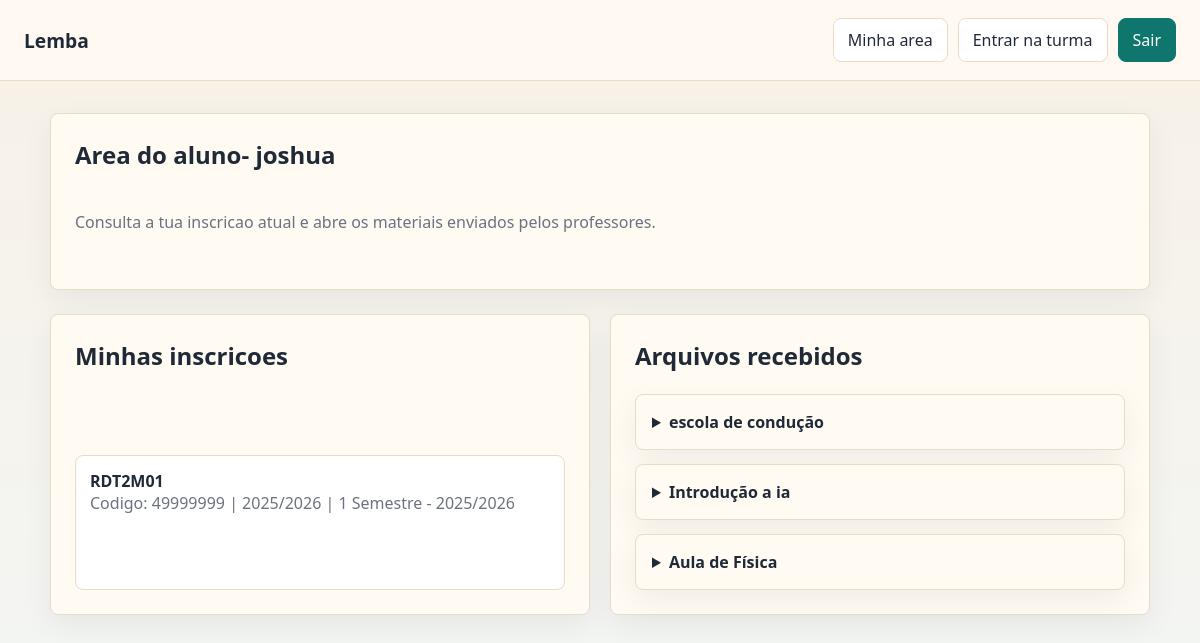
Page /lemba_app/aluno/ (signed in) on the committed database.
### lemba_app/models.py (models this page shows, shortened)
class Inscricao(models.Model):
    aluno = models.ForeignKey(
        Perfil, on_delete=models.CASCADE, limit_choices_to={"tipo": "aluno"}
    )
    turma = models.ForeignKey(Turma, on_delete=models.CASCADE)
    created_at = models.DateTimeField(auto_now_add=True)
    class Meta:
        unique_together = ("aluno", "turma")

class Turma(models.Model):
    nome = models.CharField(max_length=100)
    codigo = models.CharField(max_length=8, unique=True)
    ano = models.ForeignKey("Ano", on_delete=models.CASCADE, related_name="turmas")
    semestre = models.ForeignKey(
        "Semestre", on_delete=models.CASCADE, related_name="turmas"
    )
    criador = models.ForeignKey(Perfil, on_delete=models.CASCADE)
    created_at = models.DateTimeField(auto_now_add=True)

class Ano(models.Model):
    ano_inicio = models.DateField(null=False, blank=False)
    ano_termino = models.DateField(null=False, blank=False)
    def __str__(self):
        return f"{self.ano_inicio.year}/{self.ano_termino.year}"

class Semestre(models.Model):
    numero = models.PositiveSmallIntegerField(
        choices=[
            (1, "1 Semestre"),
            (2, "2 Semestre"),
        ]
    )
    ano = models.ForeignKey(Ano, on_delete=models.CASCADE, related_name="semestres")
    class Meta:
        unique_together = ("numero", "ano")
    def __str__(self):
        return f"{self.numero} Semestre - {self.ano}"

class Material(models.Model):
    titulo = models.CharField(max_length=100)
    ficheiro = models.FileField(upload_to="materiais/")
    data = models.DateTimeField(auto_now_add=True)
    ano_escolar = models.ForeignKey("Ano", on_delete=models.CASCADE)
    disciplina = models.ForeignKey(
        "Disciplina", on_delete=models.CASCADE, related_name="materiais"
    )
    professor = models.ForeignKey(
        Perfil,
        on_delete=models.CASCADE,
        related_name="materiais",
        limit_choices_to={"tipo": "professor"},
    )

### lemba_app/views.py (the view)
# urls.py: path("aluno/", views.pagina_aluno, name="pagina_aluno"),
@login_required
def pagina_aluno(request):
    if request.user.perfil.tipo != "aluno":
        return HttpResponse("Acesso negado")
    inscricoes = (
        Inscricao.objects.filter(aluno=request.user.perfil)
        .select_related("turma")
        .order_by("-created_at")
    )
    turmas = [inscricao.turma for inscricao in inscricoes]
    materiais = (
        Material.objects.filter(disciplina__turma__in=turmas)
        .select_related(
            "ano_escolar",
            "disciplina",
            "disciplina__semestre",
            "disciplina__turma",
            "professor",
        )
        .order_by(
            "ano_escolar__ano_inicio",
            "disciplina__semestre__numero",
            "disciplina__nome",
            "-data",
        )
    )
    context = {
        "inscricoes": inscricoes,
        "materiais": materiais,
    }
    return render(request, "lemba_app/pagina_aluno.html", context)

### lemba_app/models.py (called while the page is built)
    def __str__(self):
        if self.user_id:
            username = User.objects.filter(pk=self.user_id).values_list(
                "username", flat=True
            ).first()
            if username:
                return f"{username} - {self.tipo}"
        return f"Perfil sem utilizador - {self.tipo}"

### lemba_app/templates/lemba_app/pagina_aluno.html (shortened to what this page needs)
{% extends "lemba_app/base.html" %}
{% block content %}
<section class="hero">
    <h1>Area do aluno- {{request.user.username}} </h1>
    <p class="muted">Consulta a tua inscricao atual e abre os materiais enviados pelos professores.</p>
</section>
<section class="grid">
    <article class="card stack">
        <h2>Minhas inscricoes</h2>
        {% if inscricoes %}
            <ul class="list">
                {% for inscricao in inscricoes %}
                    <li>
                        <strong>{{ inscricao.turma.nome }}</strong><br>
                        <span class="muted">
                            Codigo: {{ inscricao.turma.codigo }} |
                            {{ inscricao.turma.ano }} |
                            {{ inscricao.turma.semestre }}
                        </span>
                    </li>
                {% endfor %}
            </ul>
        {% else %}
            <p class="muted">Ainda nao estas inscrito em nenhuma turma.</p>
        {% endif %}
    </article>
    <article class="card stack">
        <h2>Arquivos recebidos</h2>
        {% if materiais %}
            <div class="stack">
                {% for material in materiais %}
                    <details class="card" style="padding: 16px;">
                        <summary>
                            <strong>{{ material.titulo }}</strong>
                        </summary>
                    </details>
                {% endfor %}
            </div>
        {% else %}
            <p class="muted">Ainda nao existem materiais para a tua turma.</p>
        {% endif %}
    </article>
</section>
{% endblock %}

### lemba_app/templates/lemba_app/base.html (style rules this page uses)
:root { --bg: #f4efe6; --surface: #fffaf2; --surface-strong: #ffffff; --text: #1f2937; --muted: #6b7280; --accent: #0f766e; --accent-dark: #115e59; --border: #e7dcc8; --danger: #b91c1c; }
* { box-sizing: border-box; }
body { margin: 0; font-family: "Segoe UI", Tahoma, Geneva, Verdana, sans-serif; background: linear-gradient(180deg, #f8f1e7 0%, #f2f6f5 100%); color: var(--text); }
.hero, .card { background: var(--surface); border: 1px solid var(--border); border-radius: 8px; padding: 24px; box-shadow: 0 10px 30px rgba(15, 23, 42, 0.06); }
.hero { display: grid; gap: 16px; margin-bottom: 24px; }
.hero h1, .card h1, .card h2, .card h3 { margin: 0 0 8px; }
.muted { color: var(--muted); }
.grid { display: grid; gap: 20px; grid-template-columns: repeat(auto-fit, minmax(280px, 1fr)); }
.stack { display: grid; gap: 14px; }
.list { display: grid; gap: 12px; padding: 0; margin: 0; list-style: none; }
.list li { padding: 14px; border: 1px solid var(--border); border-radius: 8px; background: var(--surface-strong); }

### rows in the picture
Inscricao: turma.nome "RDT2M01", turma.codigo "49999999", turma.ano "2025/2026", turma.semestre "1 Semestre - 2025/2026"
Material: titulo "escola de condução"
Material: titulo "Introdução a ia"
Material: titulo "Aula de Física"

### other values in the picture
{{ request.user.username }} "joshua"
